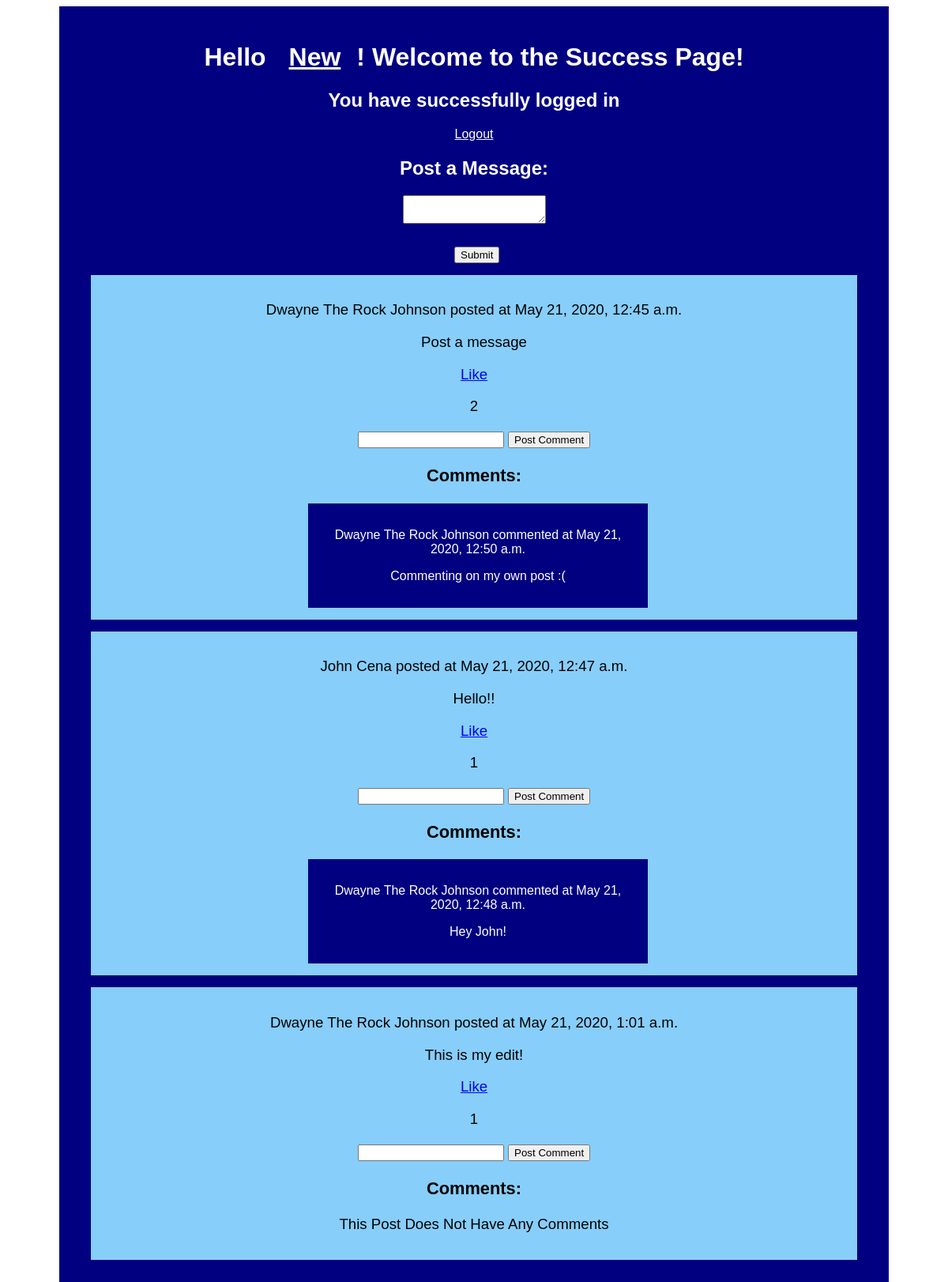
/success (signed in), run on the app's committed database.
### log_reg/models.py (models this page shows)
class Message(models.Model):
    message = models.CharField(max_length=255)
    poster = models.ForeignKey(User, related_name='messages', on_delete=models.CASCADE)
    created_at = models.DateTimeField(auto_now=True)
    likes = models.ManyToManyField(User, related_name="messages_likes")
    updated_at = models.DateTimeField(auto_now_add=True)

class User(models.Model):
    first_name = models.CharField(max_length=100)
    last_name = models.CharField(max_length=100)
    email = models.CharField(max_length=100)
    password = models.CharField(max_length=100)
    created_at = models.DateTimeField(auto_now=True)
    updated_at = models.DateTimeField(auto_now_add=True)
    objects = UserManager()

class Comment(models.Model):
    comment = models.CharField(max_length=255)
    poster = models.ForeignKey(User, related_name='comments', on_delete=models.CASCADE)
    message = models.ForeignKey(Message, related_name='comments', on_delete=models.CASCADE)
    created_at = models.DateTimeField(auto_now=True)
    updated_at = models.DateTimeField(auto_now_add=True)

### log_reg/views.py (the view)
# urls.py: path('success', views.success),
def success(request):
    if 'name' in request.session:
        context = {
            'all_messages': Message.objects.all()
        }
        return render(request, 'success.html', context)
    return redirect('/')

### log_reg/templates/success.html (shortened to what this page needs)
<!DOCTYPE html>
<html lang="en">
<head>
    {% load static %}
    <link rel="stylesheet" href="{% static 'style.css' %}">
</head>
<body>
    <div id="wrapper">
        <div id="head">
            <h1>Hello <a href="/profile/{{request.session.id}}">{{request.session.name}}</a>! Welcome to the Success Page!</h1>
            <h2>You have successfully logged in</h2>
            <a href="/logout">Logout</a>
            <h2>Post a Message:</h2>
            <form action="/create_mess" method=POST>
                <textarea name="message"></textarea>
                <input type="submit" value='Submit'>
            </form>
        </div>
        {% for mess in all_messages %}
        <div class='mess'>
            <p>{{mess.poster.first_name}} {{mess.poster.last_name}} posted at {{mess.created_at}}</p>
            <p>{{mess.message}}</p>
            <a href="/like/{{mess.id}}">Like</a>
            {% if mess.likes.count > 0 %}
            <p>{{mess.likes.count}}</p>
            {% endif %}
            <form action="/create_comm/{{mess.id}}" method=POST>
                <input type="text" name='comment'>
                <input type="submit" value='Post Comment'>
            </form>
            <h3>Comments:</h3>
            {% if mess.comments.count == 0 %}
            <p>This Post Does Not Have Any Comments</p>
            {% endif %}
            {% for comm in mess.comments.all %}
            <div class='comm'>
                <p>{{comm.poster.first_name}} {{comm.poster.last_name}} commented at {{comm.created_at}}</p>
                <p>{{comm.comment}}</p>
            </div>
            {% endfor %}
        </div>
        {% endfor %}
    </div>
</body>
</html>

### log_reg/static/style.css (style rules this page uses)
#wrapper { margin: 0px auto; width: 1000px; background-color: navy; font-family: sans-serif; padding: 25px; }
#head { color: white; text-align: center; }
#head a { color: white; margin: 20px; }
#head input { display: block; margin-left: 475px; margin-top: 25px; }
.mess { background-color: lightskyblue; padding: 15px; text-align: center; margin: 15px; font-size: 14pt; }
.comm { font-size: 12pt; background-color: navy; padding: 15px; color: white; text-align: center; width: 400px; margin-left: 260px; margin-top: 15px; }

### data on the page
Message: poster.first_name "Dwayne", poster.last_name "The Rock Johnson", created_at "May 21, 2020, 12:45 a.m.", message "Post a message", likes.count "2"
Comment: poster.first_name "Dwayne", poster.last_name "The Rock Johnson", created_at "May 21, 2020, 12:50 a.m.", comment "Commenting on my own post :("
Message: poster.first_name "John", poster.last_name "Cena", created_at "May 21, 2020, 12:47 a.m.", message "Hello!!", likes.count "1"
Comment: poster.first_name "Dwayne", poster.last_name "The Rock Johnson", created_at "May 21, 2020, 12:48 a.m.", comment "Hey John!"
Message: poster.first_name "Dwayne", poster.last_name "The Rock Johnson", created_at "May 21, 2020, 1:01 a.m.", message "This is my edit!", likes.count "1", shows "This Post Does Not Have Any Comments"

### other printed values
{{ request.session.name }} "New"
